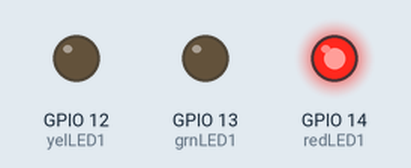
Recording of a sketch running on a simulated ESP32. On the bench: output pins drawn as LEDs (lit = HIGH).

Above: at 1.0 s.
At 3.0 s:
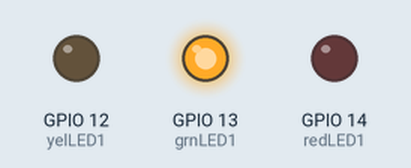
At 5.0 s:
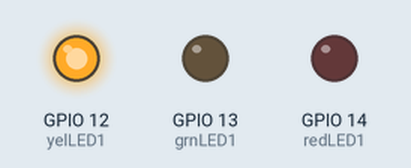
Timing chart, 0 to 7.8 s (numbered marks = the images above):
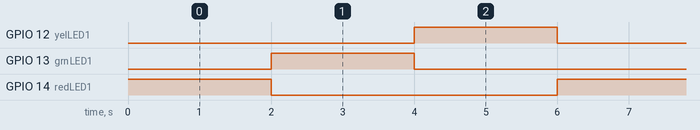

Measured:
- by itself, GPIO 12 (yelLED1), GPIO 13 (grnLED1), GPIO 14 (redLED1): alternates HIGH for 2.0 s and LOW for 4.0 s
- by itself, everything shown: repeats every 6.0 s, in 3 steps

The sketch:

tranese_mod3sketch.ino
```cpp
// === @tranese ====
// Mod3: Setup Main St. traffic lights. (LED1)

// assign LEDs to ESP32 pins
const int yelLED1 = 12;  // Main yellow LED to GPIO12
const int grnLED1 = 13;  // Main green LED to GPIO13
const int redLED1 = 14;  // Main red LED to GPIO14

// the setup function runs once when you press reset or power the board
void setup() {
  pinMode(yelLED1, OUTPUT);  // initialize yelLED1(GPIO12) to output
  pinMode(grnLED1, OUTPUT);  // initialize grnLED1(GPIO13) to output
  pinMode(redLED1, OUTPUT);  // initialize redLED1(GPIO14) to output
}

// the loop function runs over and over again forever
void loop() {
  // Main light red
  digitalWrite(redLED1, HIGH);  // Main red LED on
  digitalWrite(yelLED1, LOW);   // Main yellow LED off
  digitalWrite(grnLED1, LOW);   // Main green LED off

  delay(2000);  // wait for 2 seconds

  // Main light green
  digitalWrite(redLED1, LOW);   // Main red LED off
  digitalWrite(yelLED1, LOW);   // Main yellow LED off
  digitalWrite(grnLED1, HIGH);  // Main green LED on

  delay(2000);  // wait for 2 seconds

  // Main light yellow
  digitalWrite(redLED1, LOW);   // Main red LED off
  digitalWrite(yelLED1, HIGH);  // Main yellow LED on
  digitalWrite(grnLED1, LOW);   // Main green LED off

  delay(2000);  // wait for 2 seconds
}
```
